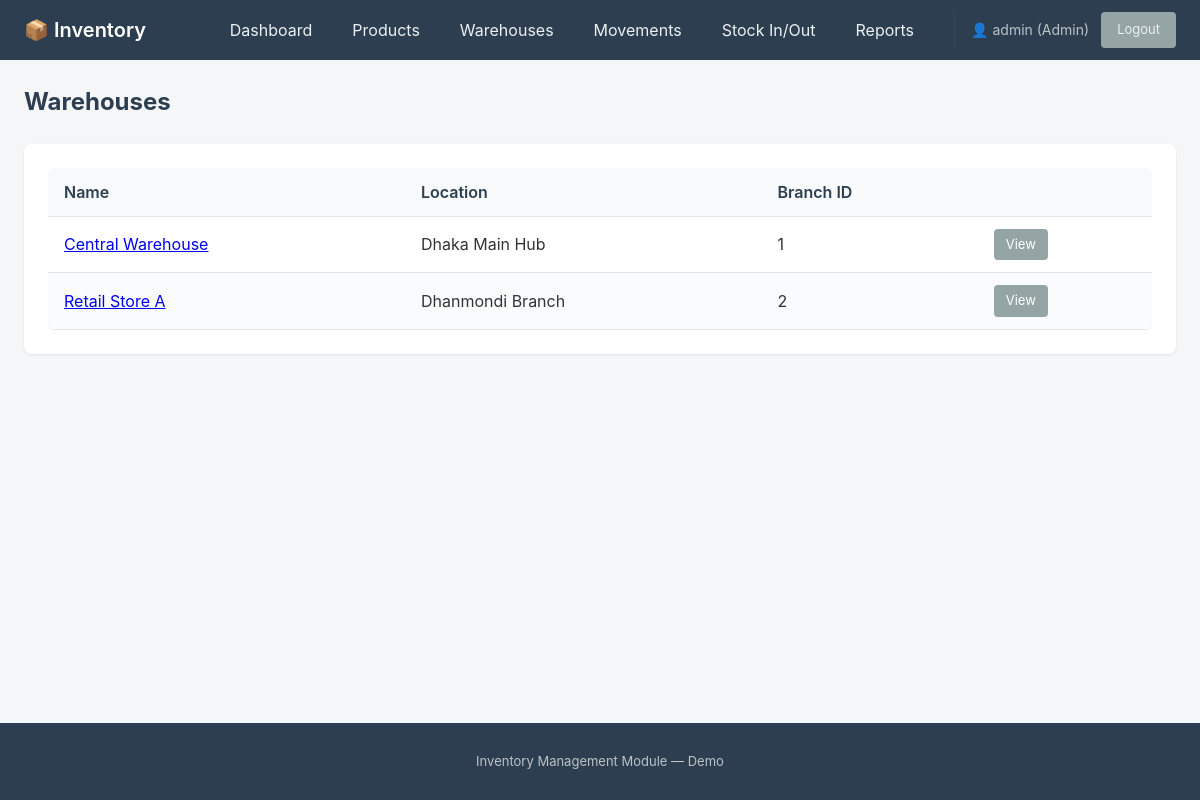
The page /warehouses/ (signed in) on the database its author committed.
### inventory/models.py (models this page shows, shortened)
class Warehouse(models.Model):
    branch_id = models.IntegerField()
    name = models.CharField(max_length=100)
    location = models.CharField(max_length=200)

### inventory/views.py (the view)
# urls.py: path('warehouses/', views.warehouse_list, name='warehouse_list'),
@login_required
def warehouse_list(request):
    warehouses = Warehouse.objects.all()
    return render(request, 'inventory/warehouse_list.html', {'warehouses': warehouses})

### inventory/templates/inventory/warehouse_list.html (shortened to what this page needs)
{% extends 'base.html' %}
{% block content %}
<div class="page-header">
    <h1>Warehouses</h1>
</div>
<div class="card">
    <div class="table-responsive">
        <table>
            <thead>
                <tr>
                    <th>Name</th>
                    <th>Location</th>
                    <th>Branch ID</th>
                    <th></th>
                </tr>
            </thead>
            <tbody>
                {% for warehouse in warehouses %}
                    <tr>
                        <td><a href="{% url 'warehouse_detail' warehouse.pk %}">{{ warehouse.name }}</a></td>
                        <td>{{ warehouse.location }}</td>
                        <td>{{ warehouse.branch_id }}</td>
                        <td>
                            <a href="{% url 'warehouse_detail' warehouse.pk %}" class="btn btn-sm btn-secondary">View</a>
                        </td>
                    </tr>
                {% empty %}
                    <tr>
                        <td colspan="4" style="text-align: center; padding: 2rem;">No warehouses found.</td>
                    </tr>
                {% endfor %}
            </tbody>
        </table>
    </div>
</div>
{% endblock %}

### inventory/templates/base.html (shortened to what this page needs)
{% load static %}
<!DOCTYPE html>
<html lang="en">
<head>
    <link rel="stylesheet" href="{% static 'inventory/style.css' %}">
</head>
<body>
    <nav class="navbar">
        <div class="navbar-brand">
            <a href="{% url 'dashboard' %}">📦 Inventory</a>
        </div>
        <ul class="navbar-nav">
            {% if user.is_superuser or user.groups.all|length > 0 %}
                <li><a href="{% url 'dashboard' %}">Dashboard</a></li>
                {% if not user.groups.filter.name == 'Clerk' %}
                <li><a href="{% url 'product_list' %}">Products</a></li>
                {% endif %}
                <li><a href="{% url 'warehouse_list' %}">Warehouses</a></li>
                <li><a href="{% url 'stock_movement_list' %}">Movements</a></li>
                <li><a href="{% url 'stock_movement_create' %}">Stock In/Out</a></li>
                {% if user.is_superuser or user.groups.filter.name == 'Manager' %}
                <li><a href="{% url 'stock_report' %}">Reports</a></li>
                {% endif %}
            {% endif %}
            {% if user.is_authenticated %}
                <li class="user-info">
                    <span>👤 {{ user.username }}
                        {% if user.is_superuser %}(Admin)
                        {% elif user.groups.filter.name == 'Manager' %}(Manager)
                        {% elif user.groups.filter.name == 'Clerk' %}(Clerk)
                        {% endif %}
                    </span>
                    <a href="{% url 'logout' %}" class="btn btn-secondary btn-sm">Logout</a>
                </li>
            {% else %}
                <li><a href="{% url 'login' %}" class="btn btn-secondary">Login</a></li>
            {% endif %}
        </ul>
    </nav>
    <main class="container">
        {% block content %}{% endblock %}
    </main>
    <footer class="footer">
        <p>Inventory Management Module — Demo</p>
    </footer>
</body>
</html>

### inventory/static/inventory/style.css (style rules this page uses)
* { box-sizing: border-box; }
body { margin: 0; font-family: -apple-system, BlinkMacSystemFont, 'Segoe UI', Roboto, Oxygen, Ubuntu, sans-serif; line-height: 1.5; color: #333; background: #f5f6f7; min-height: 100vh; display: flex; flex-direction: column; }
.navbar { background: #2c3e50; color: #fff; padding: 0.75rem 1.5rem; display: flex; justify-content: space-between; align-items: center; flex-wrap: wrap; gap: 1rem; }
.navbar-brand a { color: #fff; text-decoration: none; font-size: 1.25rem; font-weight: 600; }
.navbar-nav { list-style: none; margin: 0; padding: 0; display: flex; flex-wrap: wrap; gap: 0.5rem; align-items: center; }
.navbar-nav a { color: #ecf0f1; text-decoration: none; padding: 0.5rem 1rem; border-radius: 4px; transition: background 0.2s; }
.user-info { display: flex; align-items: center; gap: 0.75rem; margin-left: 1rem; padding-left: 1rem; border-left: 1px solid #34495e; }
.user-info span { font-size: 0.875rem; color: #bdc3c7; }
.btn { display: inline-block; padding: 0.5rem 1rem; border: none; border-radius: 4px; cursor: pointer; font-size: 0.875rem; text-decoration: none; text-align: center; transition: background 0.2s, opacity 0.2s; }
.btn-secondary { background: #95a5a6; color: #fff; }
.btn-sm { padding: 0.375rem 0.75rem; font-size: 0.8125rem; }
.container { flex: 1; padding: 1.5rem; max-width: 1200px; margin: 0 auto; width: 100%; }
.table-responsive { overflow-x: auto; }
table { width: 100%; border-collapse: collapse; background: #fff; box-shadow: 0 1px 3px rgba(0,0,0,0.08); border-radius: 8px; overflow: hidden; }
th, td { padding: 0.75rem 1rem; text-align: left; border-bottom: 1px solid #e1e4e8; }
th { background: #f8f9fa; font-weight: 600; color: #2c3e50; white-space: nowrap; }
tbody tr:nth-child(even) { background: #fafbfc; }
.page-header { display: flex; justify-content: space-between; align-items: center; margin-bottom: 1.5rem; flex-wrap: wrap; gap: 1rem; }
.page-header h1 { margin: 0; font-size: 1.5rem; color: #2c3e50; }
.card { background: #fff; border-radius: 8px; box-shadow: 0 1px 3px rgba(0,0,0,0.08); padding: 1.5rem; margin-bottom: 1.5rem; }
.footer { background: #2c3e50; color: #bdc3c7; text-align: center; padding: 1rem; margin-top: auto; font-size: 0.8125rem; }

### rows shown on the page
Warehouse: name "Central Warehouse", location "Dhaka Main Hub", branch_id "1"
Warehouse: name "Retail Store A", location "Dhanmondi Branch", branch_id "2"

### other values the page prints
{{ user.username }} "admin"
